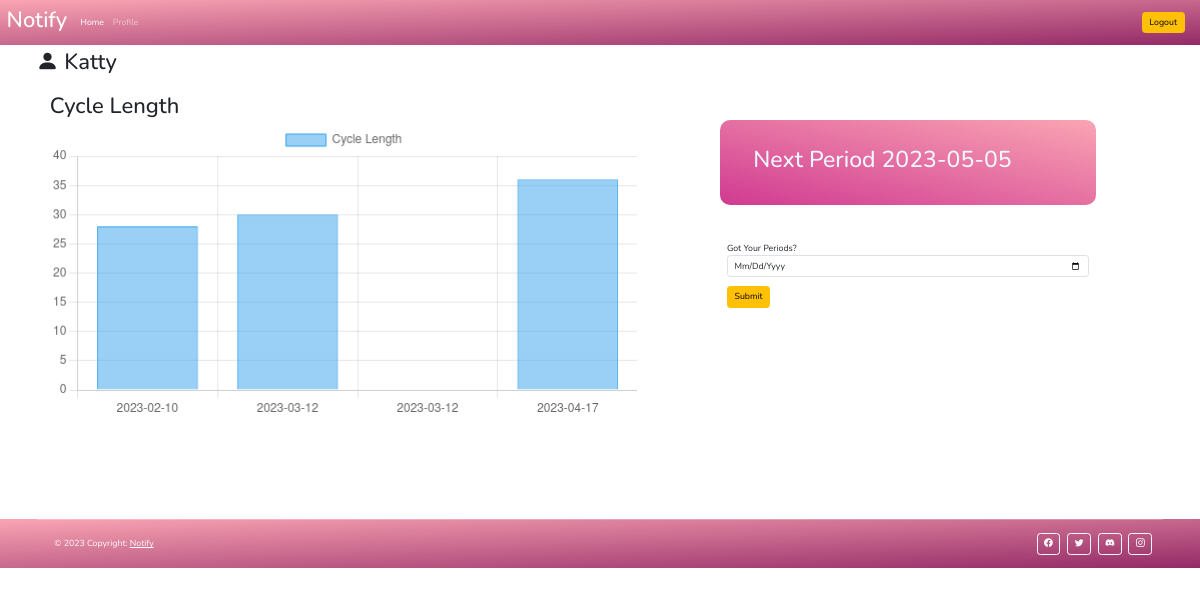
The app's page /check (signed in), older data.
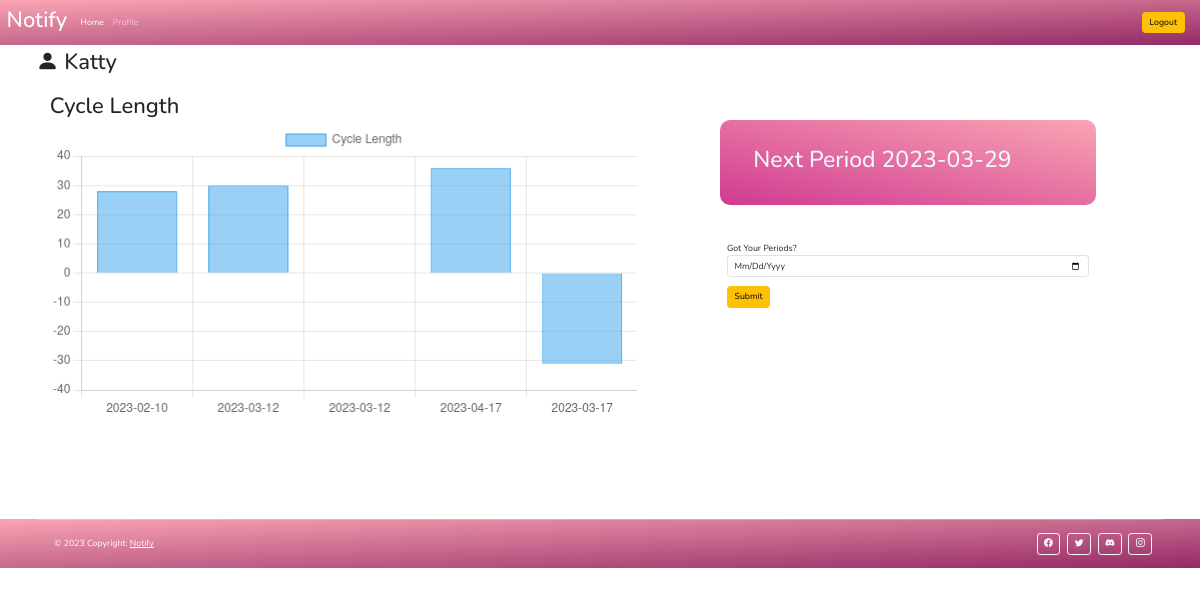
The same page, newer data.
### app.py (models this page shows)
class User(UserMixin, db.Model):
    __tablename__ = "User"
    id = db.Column(db.Integer, primary_key=True)
    name = db.Column(db.Text, unique=True, nullable=False)
    email = db.Column(db.Text, unique=True, nullable=False)
    password = db.Column(db.Text, nullable=False)
    phno=db.Column(db.Text, nullable=False)
    datelist= db.Column(db.Text, nullable=False)
    pdate = db.Column(db.Text, nullable=False)

### app.py (the view)
@app.route("/check")
@login_required
def check():
    return render_template("check.html",user=current_user,datelist=current_user.datelist.split(",")[1:],nodays=daysCal(current_user.datelist.split(",")))

### app.py (called while the page is built)
@login_manager.user_loader
def load_user(user_id):
    return db.session.get(User, user_id)

def daysCal(datelist):
    datelist = [datetime.strptime(d, '%Y-%m-%d') for d in datelist]
    num_days = list()
    for i in range(len(datelist) - 1):
        delta = datelist[i+1] - datelist[i]
        num_days.append(str(delta).split(" ")[0])
    return num_days

### templates/check.html (shortened to what this page needs)
{% extends 'base.html' %}
{% block body %}
</div>
<div class="container">
  <h1 class="pt-2"> <i class="bi bi-person-fill"></i> {{user.name}}</h1>
  <br>
  <div class="container-fluid">
    <div class="row d-flex flex-wrap">
      <div class="col-md-7">
        <div class="chart-container" style=" width:50vw">
          <div class="container"><h1>Cycle Length</h1>
            <canvas id="myChart"></canvas>
          </div>
        </div>
      </div>
     <div class='col-md-4 m-5'>
        <div class="row">
            <div class='col-md-12 udate'>
              <div class="p-5">
                <h2>Next period  {{user.pdate}}</h2>
              </div>
            </div>
            <br>
            <br>
            <div class='col-md-12'>
              <div>
                <form action="{{ url_for('update') }}" method="post">
                  <div class="form-group mb-3">
                    <label for="datelist">Got your periods?</label>
                    <input type="date" class="form-control" id="date" name="date" required="required" placeholder="Enter the date">
                  </div>
                  <button type="submit" class="btn btn-warning me-3">Submit</button>
                </form>
            </div>
           </div>
        </div>
     </div>
   </div>
 </div>
 <script>
   const ctx = document.getElementById('myChart');
   new Chart(ctx, {
     type: 'bar',
     data: {
       labels: {{ datelist|tojson }},
       datasets: [{
         label: 'Cycle Length',
         data:  {{ nodays|tojson }},
         borderWidth: 1
       }]
     },
     options: {
       scales: {
         y: {
           beginAtZero: true
         }
       }
     }
   });
 </script>
<br><br><br><br><br><br><br>
</div>
{% endblock body %}

### templates/base.html (shortened to what this page needs)
<!DOCTYPE html>
<html lang="en">
<head>
    <link rel="stylesheet" href={{ url_for('static', filename="css/style1.css") }}>
    <link rel="stylesheet" href="https://cdn.jsdelivr.net/npm/bootstrap-icons@1.9.1/font/bootstrap-icons.css">
    <link href="https://cdn.jsdelivr.net/npm/bootstrap@5.3.0-alpha1/dist/css/bootstrap.min.css" rel="stylesheet">
    <link href="https://unpkg.com/aos@2.3.1/dist/aos.css" rel="stylesheet">
        <link rel="stylesheet" href="https://cdnjs.cloudflare.com/ajax/libs/font-awesome/5.15.3/css/all.min.css">
        <link rel="stylesheet" href="https://cdnjs.cloudflare.com/ajax/libs/font-awesome/4.7.0/css/font-awesome.min.css">
        <link rel="stylesheet" href={{ url_for('static', filename="css/style2.css") }}>
</head>
<body>
  <div class="colourbg1">
    <nav class="navbar navbar-expand-lg navbar-dark  navbar-custom navbar-fixed-top">
      <div class="container-fluid ">
        <a class="navbar-brand" href={{ url_for('home') }}><h1> notify </h1></a>
        <div class="collapse navbar-collapse" id="navbarSupportedContent">
          <ul class="navbar-nav me-auto mb-2 mb-lg-0">
            <li class="nav-item">
              <a class="nav-link active" aria-current="page" href={{ url_for('home')}}>Home</a>
            </li>
            <li class="nav-item">
              <a class="nav-link" href={{ url_for('check')}}>Profile</a>
            </li>
          </ul>
          {% if logged_in==false %}
          <form class="d-flex">
              <a class="btn btn-warning me-3" href={{ url_for('register')}}>Register</a>
            <a class="btn btn-outline-warning me-3" href={{ url_for('login') }}>Login</a>
          </form>
          {% else %}
          <a class="btn btn-warning me-3" href={{ url_for('logout')}}>Logout</a>
          {% endif %}
        </div>
      </div>
    </nav>
    {% block body %}{% endblock body %}
</body>
<footer class="text-center text-lg-start text-white">
<div class="container pb-0">
<hr class="my-3">
<section class="p-3 pt-0">
<div class="row d-flex align-items-center">
<div class="col-md-7 col-lg-8 text-center text-md-start">
  <div class="p-3">
    © 2023 Copyright:
    <a class="text-white" href="#"
       >notify</a
      >
  </div>
</div>
<div class="col-md-5 col-lg-4 ml-lg-0 text-center text-md-end">
  <a
     class="btn btn-outline-light btn-floating m-1"
     class="text-white"
     role="button"
     ><i class="bi bi-facebook"></i></a>
  <a
     class="btn btn-outline-light btn-floating m-1"
     class="text-white"
     role="button"
     ><i class="bi bi-twitter"></i></a>
  <a
     class="btn btn-outline-light btn-floating m-1"
     class="text-white"
     role="button"
     ><i class="bi bi-discord"></i></a>
  <a
     class="btn btn-outline-light btn-floating m-1"
     class="text-white"
     role="button"><i class="bi bi-instagram"></i></a>
</div>
</div>
</section>
</div>
</footer>
</html>

### static/css/style1.css (style rules this page uses)
footer { background: linear-gradient(to bottom right, rgb(250, 165, 179), rgb(148, 42, 103)); }
.colourbg1 { background: linear-gradient(to bottom right, rgb(250, 165, 179), rgb(148, 42, 103)); }
.navbar-custom { background-color: transparent; }
.udate { background: linear-gradient(to bottom left, rgb(250, 165, 179), rgb(208, 58, 145)); color: aliceblue; border-radius: 10px; margin-bottom: 10%; }

### static/css/style2.css (style rules this page uses)
:root { --orange:#33AAFF; }
h2 { font-size: 23px; }
* { font-family: 'Nunito', sans-serif; margin:0; padding:0; box-sizing: border-box; text-transform: capitalize; outline: none; border:none; text-decoration: none; transition: all .2s linear; }
html { overflow-x: hidden; scroll-padding-top: 6rem; scroll-behavior: smooth; }
section { padding:2rem 9%; }
@media (max-width:1200px) { html { font-size: 55%; } }

Row changes from the older to the newer data that the page shows:
changed User "Katty": pdate "2023-05-05" → "2023-03-29"
Text that changed along with them:
chart data {{ datelist|tojson }}: ["2023-02-10", "2023-03-12", "2023-03-12", "2023-04-17"] → ["2023-02-10", "2023-03-12", "2023-03-12", "2023-04-17", "2023-03-17"]
chart data {{ nodays|tojson }}: ["28", "30", "0:00:00", "36"] → ["28", "30", "0:00:00", "36", "-31"]
